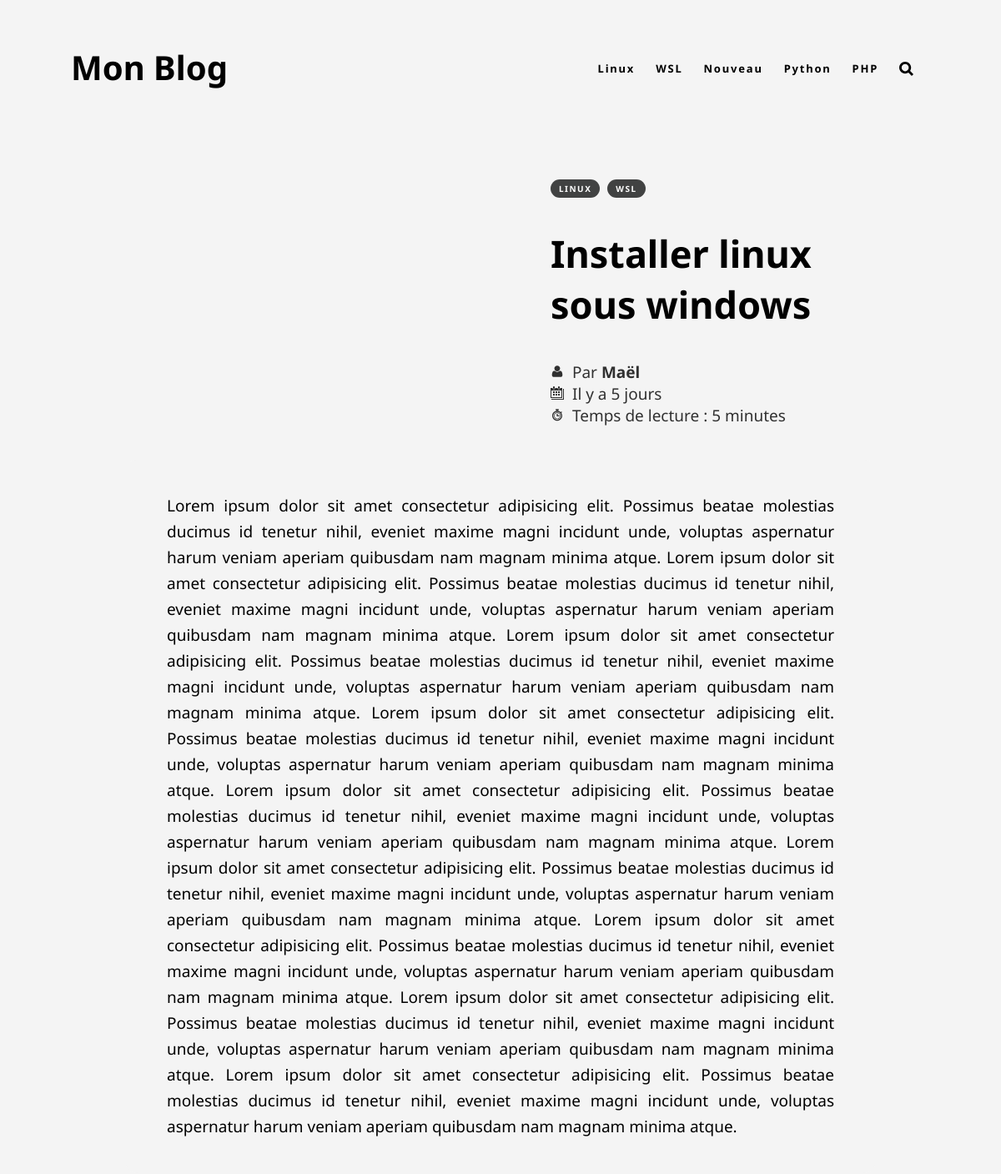
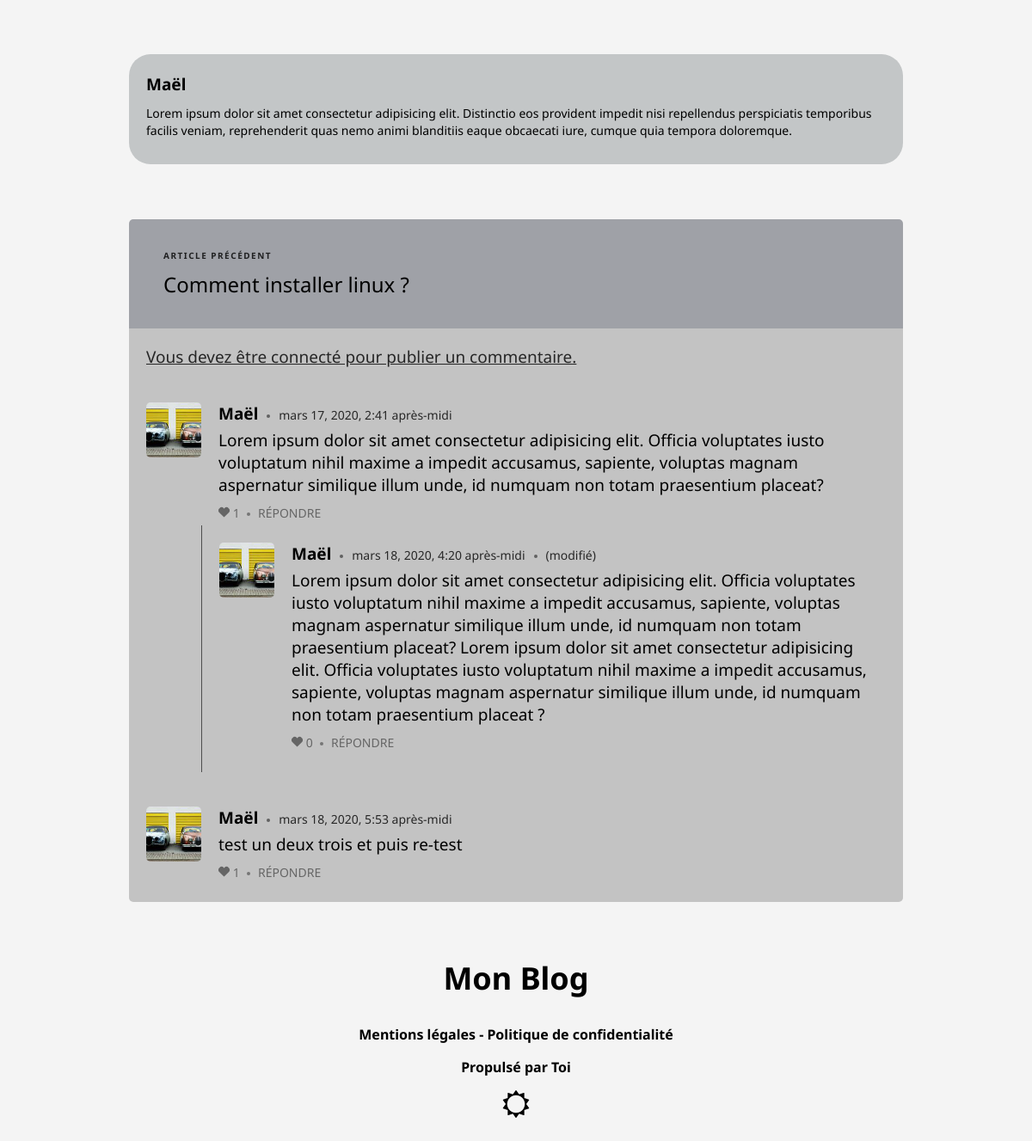
The page /installer-linux-sous-windows-WSL/ on the database its author committed (2 pictures, top to bottom).
### blog/models.py (models this page shows, shortened)
class Tag(models.Model):
    value = models.CharField(max_length=50)
    def __str__(self):
        return self.value

class Post(models.Model):
    title = models.CharField(max_length=200)
    slug = models.CharField(max_length=200)
    author = models.ForeignKey(User, on_delete=models.CASCADE)
    illustration = models.CharField(
        max_length=200,
        blank=True,
        null=True,
    )
    description = models.TextField()
    body = models.TextField()
    tags = models.ManyToManyField(Tag)
    posted_date = models.DateTimeField(auto_now_add=True)
    reading_time = models.IntegerField(default=5)
    @property
    def comments(self):
        return Comment.objects.all().filter(post=self.id, replyto=None)
    @property
    def get_date(self):
        return get_date(self.posted_date)

class Profile(models.Model):
    user = models.OneToOneField(User, on_delete=models.CASCADE)
    bio = models.TextField(max_length=500, blank=True)
    image = models.ImageField(
        upload_to='profile',
        blank=True
    )

class Comment(models.Model):
    post = models.ForeignKey(
        Post,
        on_delete=models.CASCADE,
        blank=True,
        null=True,
    )
    replyto = models.ForeignKey(
        'self',
        on_delete=models.CASCADE,
        null=True,
        blank=True
    )
    author = models.ForeignKey(
        User,
        on_delete=models.CASCADE,
        related_name='+'
    )
    body = models.TextField('Commentaire')
    published_date = models.DateTimeField(
        'Date de publication',
        auto_now_add=True
    )
    modified = models.BooleanField(default=False)
    likes = models.IntegerField(default=0)
    user_liked = models.ManyToManyField(User)
    @property
    def replies(self):
        return Comment.objects.all().filter(replyto=self.id)

### blog/views.py (the view)
# urls.py: path('<slug:slug>/', views.post, name='post'),
def post(request, slug):
    try:
        post = Post.objects.get(slug=slug)
    except Post.DoesNotExist:
        raise Http404("Le post que vous cherchez n'existe pas.")
    context = {
        'post': post,
        'previous': None,
        'next': None,
    }
    try:
        context['previous'] = post.get_previous_by_posted_date()
    except Post.DoesNotExist:
        pass
    try:
        context['next'] = post.get_next_by_posted_date()
    except Post.DoesNotExist:
        pass
    return render(request, 'blog/post.html', context)

### blog/functions.py (called while the page is built, shortened)
def get_date(time=False):
    time = time.replace(tzinfo=None)
    now = datetime.utcnow()
    if type(time) is int:
        diff = now - datetime.fromtimestamp(time)
    elif isinstance(time, datetime):
        diff = now - time
    elif not time:
        diff = now - now
    else:
        raise ValueError('invalid date %s of type %s' % (time, type(time)))
    second_diff = diff.seconds
    day_diff = diff.days
    if day_diff < 0:
        return ''
    if day_diff == 1:
        return "Hier"
    if day_diff < 7:
        return "Il y a " + str(day_diff) + " jours"

### blog/templatetags/tags.py (called while the page is built)
@register.inclusion_tag('gabarits/tags.html')
def tags():
    tags = models.Tag.objects.all()
    return {'tags': tags}

### blog/templates/blog/post.html (shortened to what this page needs)
{% extends "base.html" %}
{% load static %}
{% block 'head' %}
<link rel="stylesheet" href="{% static 'styles/post.css' %}">
<link rel="stylesheet" href="{% static 'styles/forms.css' %}">
{% endblock %}
{% block 'body' %}
<article>
  <header>
    <div {% if post.illustration %}class="title-side-illustration"{% endif %}>
      <div class="tags">
        {% for tag in post.tags.all %}
          <a href="{% url 'tag' tag %}">{{ tag }}</a>
        {% endfor %}
      </div>
      <h1>{{ post.title }}</h1>
      <div class="article-infos">
        <span class="author">
          Par <a href="{% url 'profile' post.author.id %}">{{ post.author }}</a>
        </span>
        <span class="date">
          {{ post.get_date }}
        </span>
        <span class="readtime">
          Temps de lecture : {{ post.reading_time }} minutes
        </span>
      </div>
    </div>
  </header>
  <div class="article-body">
    {{ post.body }}
  </div>
  <footer>
    <div class="author-card">
      <div class="body">
        <span class="name"><a href="{% url 'profile' post.author.id %}">{{ post.author }}</a></span>
        <p>{{ post.author.profile.bio }}</p>
      </div>
    </div>
    <aside class="suggestions">
      {% if previous %}
      <section class="previous">
        <span class="info">Article précédent</span>
        <a rel="prev" href="{% url 'post' previous.slug %}">{{ previous.title }}</a>
      </section>
      {% endif %}
    </aside>
    <aside class="comments">
      {% if not user.is_authenticated %}
      <div class="comment noconnected">
        Vous devez être connecté pour publier un commentaire.
      </div>
      {% endif %}
      {% if post.comments %}
        {% for comment in post.comments %}
          {% include 'components/comment.html' %}
        {% endfor %}
      {% else %}
      <span class="nocomment">Aucun commentaire n'a été publié, soyez le premier !</span>
      {% endif %}
     </aside>
  </footer>
</article>
{% endblock %}

### blog/templates/base.html (shortened to what this page needs)
{% load static%}
<!DOCTYPE html>
<html lang="fr" dir="ltr">
<head>
    {% block 'head' %}{% endblock %}
    <link rel="stylesheet" href="{% static 'styles/master.css' %}">
    <link rel="stylesheet" href="{% static 'styles/theme.css' %}">
</head>
<body data-theme="light">
    {% include 'nav.html' %}
    {% block 'body' %}{% endblock %}
    {% include 'footer.html' %}
</body>
</html>

### blog/templates/nav.html (shortened to what this page needs)
{% load tags %}
<nav>
    <div class="nav-title">
        <a href="/">Mon Blog</a>
    </div>
    <div class="nav-links">
        <ul>
            {% tags %}
            <li>
                <a href="#" class="search-icon">
                </a>
            </li>
        </ul>
    </div>
</nav>

### blog/templates/gabarits/tags.html
{% for tag in tags %}
<li><a href="{% url 'tag' tag %}">{{ tag }}</a></li>
{% endfor %}

### blog/templates/components/comment.html (shortened to what this page needs)
<div class="comment" data-id="{{ comment.id }}" id="comment{{ comment.id }}">
    <img src="{{ comment.author.profile.image.url }}" alt="{{ comment.author }}'s profile image" class="profile">
    <div class="body">
        <div class="head">
            <span class="author">{{ comment.author }}</span>
            <span class="dot"></span>
            <span class="date">{{ comment.published_date }}</span>
            {% if comment.modified %}
            <span class="dot"></span>
            <span class="date">(modifié)</span>
            {% endif %}
        </div>
        <div class="content">
            <div class="text">{{ comment.body }}</div>
            <div class="feedback">
                <a href="#" class="like{% if request.user in comment.user_liked.all %} liked{% endif %}">
                    <svg class="icon block" viewBox="0 0 12 12" aria-hidden="true">
                        <path
                            d="M11.045,2.011a3.345,3.345,0,0,0-4.792,0c-.075.075-.15.225-.225.3-.075-.074-.15-.224-.225-.3a3.345,3.345,0,0,0-4.792,0,3.345,3.345,0,0,0,0,4.792l5.017,4.718L11.045,6.8A3.484,3.484,0,0,0,11.045,2.011Z">
                        </path>
                    </svg>
                    <span class="likes">{{ comment.likes }}</span>
                </a>
                <span class="dot"></span>
                <a href="#" class="reply">Répondre</a>
            </div>
        </div>
        <div class="replies">
            {% for comment in comment.replies %}
                {% include 'components/comment.html' %}
            {% endfor %}
        </div>
    </div>
</div>

### blog/templates/footer.html (shortened to what this page needs)
<footer>
    <h2>Mon Blog</h2>
    <p><a href="#">Mentions légales</a> - <a href="#">Politique de confidentialité</a></p>
    <p>Propulsé par <a href="https://github.com/Couapy/Toi" target="_blank">Toi</a></p>
</footer>

### blog/static/styles/post.css (style rules this page uses)
article { width: 900px; max-width: 1200px; margin-top: 50px; margin-left: auto; margin-right: auto; color: var(--color-font); font-size: 19px; font-weight: 400; }
article header { display: flex; padding-left: 50px; padding-right: 50px; }
article header .title-side-illustration { margin-left: 50%; width: 50%; padding: 0 0 40px 60px; }
article header .author, article header .date, article header .readtime { display: block; opacity: 0.8; }
article header .author a { color: currentcolor; text-decoration: none; font-weight: bold; border-bottom: 2px solid transparent; transition: border .3s; }
article header svg { width: 1rem; height: 1rem; fill: currentcolor; margin-right: 5px; }
.article-body { background-color: var(--color-body); padding: 40px 50px; border-radius: 15px; line-height: 31px; text-align: justify; }
.tags a { text-decoration: none; padding: 4px 10px; margin-right: 4px; border-radius: 20px; font-size: 10px; font-weight: 700; color: var(--color-tag); background-color: var(--color-bg-tag); letter-spacing: 1.5px; text-transform : uppercase; white-space: nowrap; }
.author-card { min-height: 128px; display: flex; align-items: center; flex-wrap: nowrap; background-color: var(--color-bg-author-card); border-radius: 25px; margin-top: 64px; }
.author-card .body { padding: 0px 20px 10px 20px; flex: auto; font-size: 14px; font-weight: 400; line-height: 20px; }
.author-card .name { display: block; font-size: 19px; font-weight: 700; margin-top: 20px; }
.author-card .name a { color: var(--color-font); text-decoration: none; border-bottom: 1px solid transparent; transition: border .3s; }
.suggestions { display: flex; width: 100%; margin: 64px auto auto auto; background-color: var(--color-bg-suggestions); border-radius: 5px 5px 0 0; }
.suggestions section { flex: 1; padding: 35px 40px; transition: background 0.2s; }
.suggestions section .info { display: block; color: var(--color-font); font-size: 10px; font-weight: 700; text-transform: uppercase; letter-spacing: 1.5px; opacity: 0.8; }
.suggestions section a { display: block; color: var(--color-font); text-decoration: none; font-size: 24px; margin-top: 10px; text-align: left; }
.suggestions section.previous, .suggestions section:first-child.next { border-top-left-radius: 5px; }
.suggestions section.next, .suggestions section:last-child.previous { border-top-right-radius: 5px; }
.comments { background-color: var(--color-bg-comments); width: 100%; border-radius: 0 0 5px 5px; }
.comment { display: flex; padding: 20px; }
.comment.noconnected { text-decoration: underline; font-weight: 400; opacity: 0.8; }
.comment .profile { width: 64px; height: 64px; border-radius: 5px; }
.comment .head, .comment .content { padding-left: 20px; padding-bottom: 5px; }
.comment .author { font-weight: 700; font-size: 19px; }
.comment .body { display: block; flex: 1; }
.comment .like { text-decoration: none; color: var(--color-font); }
.comment svg { width: 13px; height: 13px; fill: currentColor; transition: fill 0.2s; }
.comment .date, .comment .feedback { font-size: 14px; font-weight: 400; opacity: 0.8; }
.comment .feedback { margin-top: 10px; }
.comment .feedback a { text-decoration: none; text-transform: uppercase; color: var(--color-font); border-bottom: 1px solid transparent; opacity: 0.6; transition: border .3s, opacity .3s; }
.dot::before { content: ""; margin-bottom: 2px; display: inline-block; margin-left: 5px; margin-right: 5px; width: 4px; height: 4px; background-color: var(--color-comment-dot); border-radius: 50%; }
.comment .replies { border-left: 1px solid var(--border-comment); }

### blog/static/styles/theme.css (style rules this page uses)
:root { --font-primary: 'Noto sans', sans-serif; --laptop-L: 1440px; --laptop: 1024px; --tablet: 768px; --mobile: 425px; }
[data-theme="light"] { --color-theme: #f4f4f4; --color-font: #000; --color-body: #f4f4f4; --color-nav-menu: #e6e4e4; --color-tag: #fff; --color-bg-tag: #414242; --color-title-mobile: #fff; --color-bg-author-card: #c3c6c7; --color-bg-suggestions: #9fa1a7; --color-bg-suggestions-hover: #85868c; --color-bg-comments: #c3c3c3; --border-comment: rgba(0, 0, 0, 0.6); --color-comment-dot: rgba(0, 0, 0, 0.5); --color-figcaption: #c3c6c7; --color-bg-code: #32343a; --color-font-code: #f4f4f4; --color-bg-card: #e2e5ed; --color-shadow-card: rgba(0, 0, 0, 0.2); --color-font-illustrated-card: #fff; --color-font-illustrated-shadow-card: #222327; }

### rows shown on the page
Tag: value "Linux", value "LINUX"
Tag: value "WSL"
Tag: value "Nouveau"
Tag: value "Python"
Tag: value "PHP"
Post: title "Installer linux sous windows", author "Maël", get_date "Il y a 5 jours", reading_time "5", body "Lorem ipsum dolor sit amet consectetur adipisicing elit. Possimus beatae molestias ducimus id tenetur nihil, eveniet maxime magni incidunt unde, voluptas aspernatur harum veniam aperiam quibusdam nam magnam minima atque. Lorem ipsum dolor sit amet consectetur adipisicing elit. Possimus beatae molestias ducimus id tenetur nihil, eveniet maxime magni incidunt unde, voluptas aspernatur harum veniam aperiam quibusdam nam magnam minima atque. Lorem ipsum dolor sit amet consectetur adipisicing elit. Possimus beatae molestias ducimus id tenetur nihil, eveniet maxime magni incidunt unde, voluptas aspernatur harum veniam aperiam quibusdam nam magnam minima atque. Lorem ipsum dolor sit amet…", author.profile.bio "Lorem ipsum dolor sit amet consectetur adipisicing elit. Distinctio eos provident impedit nisi repellendus perspiciatis temporibus facilis veniam, reprehenderit quas nemo animi blanditiis eaque obcaecati iure, cumque quia tempora doloremque."
Post: title "Comment installer linux ?"
Comment: author.profile.image (picture), author "Maël", published_date "mars 17, 2020, 2:41 après-midi", body "Lorem ipsum dolor sit amet consectetur adipisicing elit. Officia voluptates iusto voluptatum nihil maxime a impedit accusamus, sapiente, voluptas magnam aspernatur similique illum unde, id numquam non totam praesentium placeat?", likes "1"
Comment: author.profile.image (picture), author "Maël", published_date "mars 18, 2020, 4:20 après-midi", modified True (drawn), body "Lorem ipsum dolor sit amet consectetur adipisicing elit. Officia voluptates iusto voluptatum nihil maxime a impedit accusamus, sapiente, voluptas magnam aspernatur similique illum unde, id numquam non totam praesentium placeat? Lorem ipsum dolor sit amet consectetur adipisicing elit. Officia voluptates iusto voluptatum nihil maxime a impedit accusamus, sapiente, voluptas magnam aspernatur similique illum unde, id numquam non totam praesentium placeat ?", likes "0"
Comment: author.profile.image (picture), author "Maël", published_date "mars 18, 2020, 5:53 après-midi", body "test un deux trois et puis re-test", likes "1"
